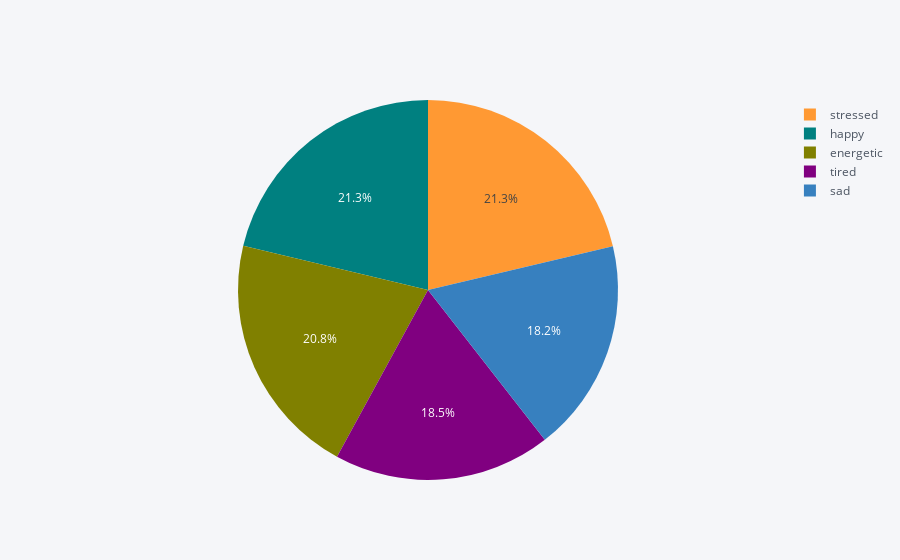

This figure's notebook cell:
### Markdown cell above
## Average Steps by mood

### Code cell
df.iplot(kind='pie',labels='mood',values='steps')

### Figure 1 — Plotly figure (JSON) as saved in the notebook; plotly's stock layout.template omitted (floating-point values rounded to 4 significant figures; data arrays with more than 128 entries replaced by an {"elided": "..."} marker saying what was removed)
{"data": [{"labels": {"elided": "500 str values"}, "marker": {"colors": {"elided": "500 str values"}}, "name": "", "type": "pie", "values": {"elided": "500 int values"}}], "layout": {"autosize": true, "legend": {"bgcolor": "#F5F6F9", "font": {"color": "#4D5663"}}, "paper_bgcolor": "#F5F6F9", "plot_bgcolor": "#F5F6F9", "title": {"font": {"color": "#4D5663"}}}}
